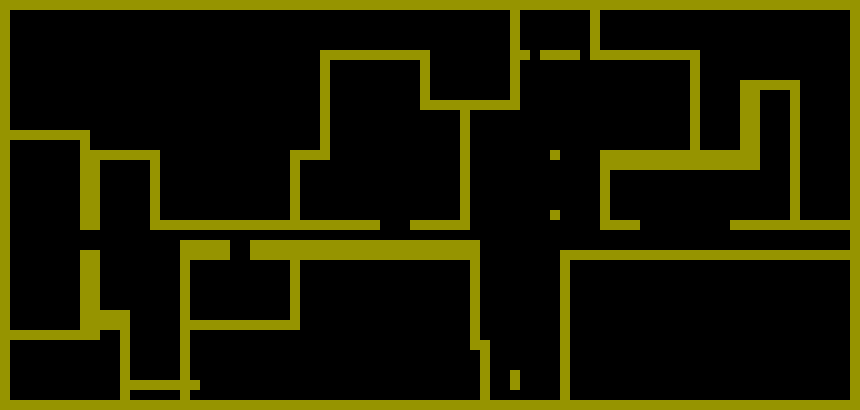

Rendered tile map (Tiled .tmx) drawn with the repository's tilesets; below, a short description and the map source with its tile grids summarised:
An orthogonal 86x41 tile map with 10x10 px tiles, 1 tile layer (wall), 1 hidden layer not drawn, 2 tilesets and 14 objects (9x waypoint, 5x icon).

<map version="1.0" orientation="orthogonal" width="86" height="41" tilewidth="10" tileheight="10">
 <properties>
  <property name="mapName" value="D-03Pv.png" />
  <property name="posX" value="27" />
  <property name="posY" value="31" />
 </properties>
 <tileset firstgid="1" name="tiles" tilewidth="10" tileheight="10">
  <image source="tiles.png" width="128" height="128" />
  <tile id="52">
   <properties>
    <property name="wall" value="1" />
   </properties>
  </tile>
 </tileset>
 <tileset firstgid="145" name="D-03Pv" tilewidth="10" tileheight="10">
  <image source="D-03Pv.png" width="1748" height="881" />
 </tileset>
 <layer name="floor" width="86" height="41" visible="0">
  <data>[3526 cells, 3526 non-empty, 3526 distinct tile ids]</data>
 </layer>
 <layer name="wall" width="86" height="41">
  <data>[3526 cells, 686 non-empty, 1 distinct tile ids]</data>
 </layer>
 <objectgroup name="waypoint" width="86" height="41">
  <object name="waypoint" type="waypoint" x="490" y="370" width="20" height="20">
   <properties>
    <property name="id" value="1005" />
   </properties>
  </object>
  <object name="waypoint" type="waypoint" x="520" y="170" width="20" height="20">
   <properties>
    <property name="id" value="84" />
   </properties>
  </object>
  <object name="waypoint" type="waypoint" x="830" y="230" width="20" height="20">
   <properties>
    <property name="id" value="86" />
   </properties>
  </object>
  <object name="waypoint" type="waypoint" x="560" y="10" width="20" height="20">
   <properties>
    <property name="id" value="89" />
   </properties>
  </object>
  <object name="waypoint" type="waypoint" x="390" y="180" width="20" height="20">
   <properties>
    <property name="id" value="85" />
   </properties>
  </object>
  <object name="waypoint" type="waypoint" x="230" y="280" width="20" height="20">
   <properties>
    <property name="id" value="87" />
   </properties>
  </object>
  <object name="waypoint" type="waypoint" x="20" y="230" width="20" height="20">
   <properties>
    <property name="id" value="88" />
   </properties>
  </object>
  <object name="waypoint" type="waypoint" x="140" y="360" width="20" height="20">
   <properties>
    <property name="id" value="102" />
   </properties>
  </object>
  <object name="waypoint" type="waypoint" x="760" y="90" width="20" height="20">
   <properties>
    <property name="id" value="103" />
   </properties>
  </object>
 </objectgroup>
 <objectgroup name="icon" width="86" height="41">
  <object name="recepcao" type="icon" x="510" y="160" width="40" height="40">
   <properties>
    <property name="id" value="18" />
   </properties>
  </object>
  <object name="elevador" type="icon" x="480" y="360" width="40" height="40">
   <properties>
    <property name="id" value="2" />
   </properties>
  </object>
  <object name="cafe" type="icon" x="380" y="170" width="40" height="40">
   <properties>
    <property name="id" value="8" />
   </properties>
  </object>
  <object name="sinagoga" type="icon" x="220" y="270" width="40" height="40">
   <properties>
    <property name="id" value="26" />
   </properties>
  </object>
  <object name="auditorio" type="icon" x="10" y="220" width="40" height="40">
   <properties>
    <property name="id" value="25" />
   </properties>
  </object>
 </objectgroup>
</map>
